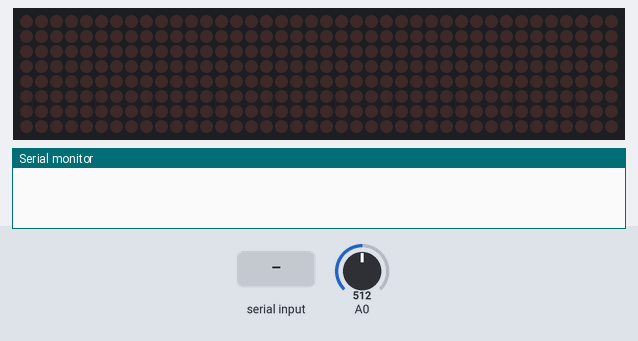
The sketch below on a simulated Arduino Uno, built with avr-gcc and run on an emulated ATmega328P. Shown: 40×8 LED matrix, the last lines printed to the serial monitor. Wiring (inferred from the names in the program): 5 × MAX7219 LED driver (orientation assumed): data pin 8; clock pin 10; CS pin 9. The inputs (shaded band) are chosen by the test bench; at power-on: A0 = 512.

Above: at 1.2 s.
1.3 s: A0 set to 122
At 2.3 s:
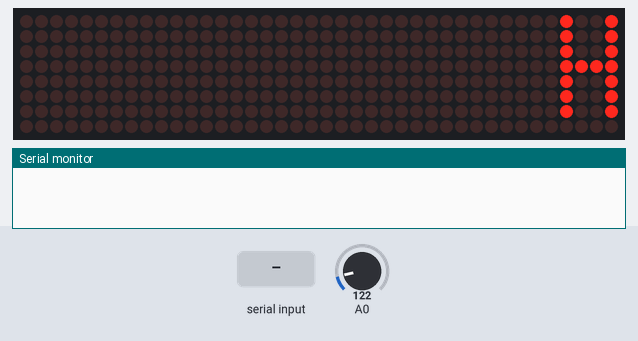
3.7 s: A0 set to 22
At 4.77 s:
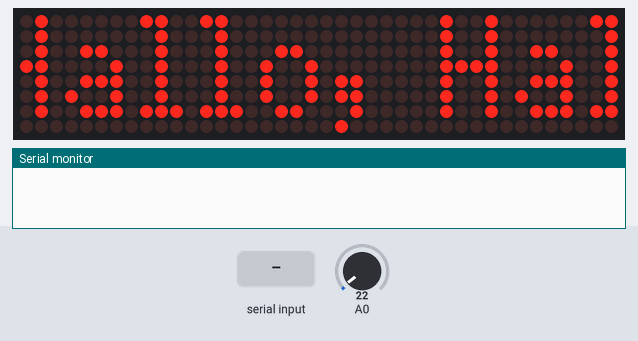
6.4 s: "0" received over Serial
At 7.88 s:
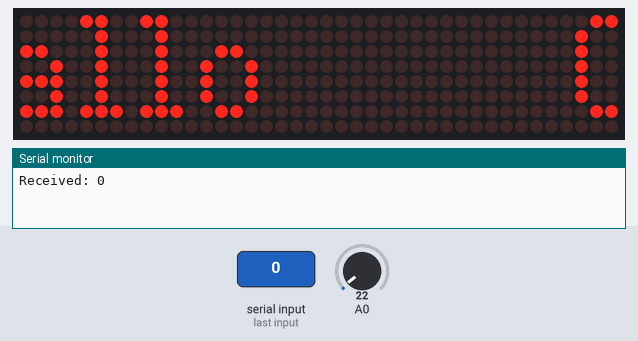
8.9 s: A0 set to 42
At 9.6 s:
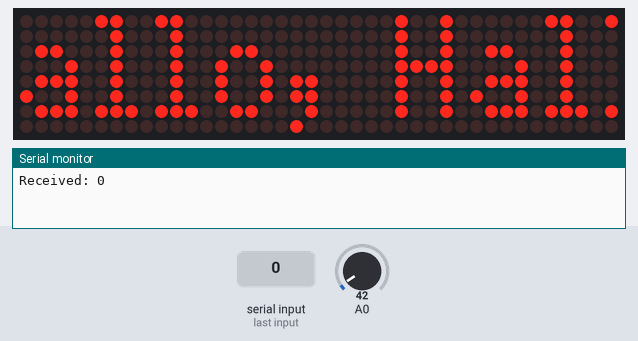
10.5 s: A0 set to 0
At 12.4 s:
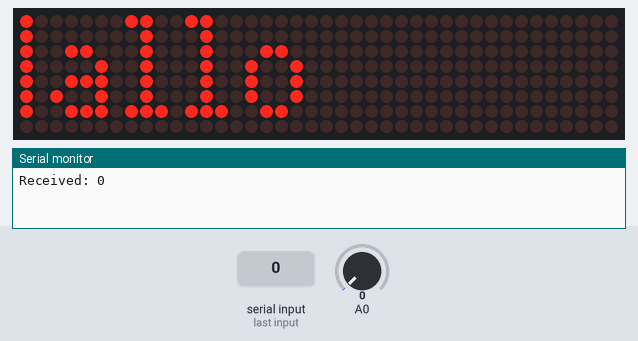
13.6 s: "1" received over Serial
At 14.8 s:
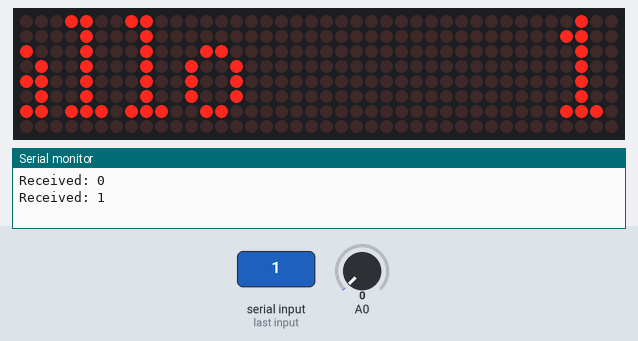
Timing chart, 0 to 16.6 s (numbered marks = the images above; inputs shaded):
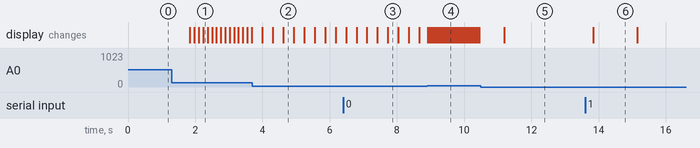

Measured:
- after the input at 6.4 s, the display: first differs from a run without the input after 1.3 s (image 3)
- after the input at 8.9 s, the display: first changes at once (image 4 shows a later state)
- after the input at 10.5 s, the display: changes after 0.69 s (image 5)
- after the input at 13.6 s, the display: changes after 0.24 s (image 6)
- what the display in image 6 shows lasts 1.4 s, from 13.8 s to 15.2 s

The sketch:

myLEDMatrix_UNO.ino
```cpp
/*
################################################################################
# File Name:             myLEDMatrix.ino
# Board:                 Arduino UNO
# Programming Language:	 Arduino IDE
#
# Objective:             Scrolling LED dot Matrix
#
# Operation:	         Scrolls a message over a nx8 LED dot matrix
#
# originated by:         Marcelo Moraes
# Date:                  July 9th, 2013
# Place:                 Sorocaba - SP - Brazil
#
# modified:             TiSpace
# Date                  October 2015
#
################################################################################
 */


//******************************************************************************
// visit this web page for further information about MaxMatrix library
// https://code.google.com/p/arudino-maxmatrix-library/
//******************************************************************************


#include "MaxMatrix.h"
#include <avr/pgmspace.h>

const PROGMEM unsigned char CH[] = {
  3, 8, B00000000, B00000000, B00000000, B00000000, B00000000, // space
  1, 8, B01011111, B00000000, B00000000, B00000000, B00000000, // !
  3, 8, B00000011, B00000000, B00000011, B00000000, B00000000, // "
  5, 8, B00010100, B00111110, B00010100, B00111110, B00010100, // #
  4, 8, B00100100, B01101010, B00101011, B00010010, B00000000, // $
  5, 8, B01100011, B00010011, B00001000, B01100100, B01100011, // %
  5, 8, B00110110, B01001001, B01010110, B00100000, B01010000, // &
  1, 8, B00000011, B00000000, B00000000, B00000000, B00000000, // '
  3, 8, B00011100, B00100010, B01000001, B00000000, B00000000, // (
  3, 8, B01000001, B00100010, B00011100, B00000000, B00000000, // )
  5, 8, B00101000, B00011000, B00001110, B00011000, B00101000, // *
  5, 8, B00001000, B00001000, B00111110, B00001000, B00001000, // +
  2, 8, B10110000, B01110000, B00000000, B00000000, B00000000, // ,
  4, 8, B00001000, B00001000, B00001000, B00001000, B00000000, // -
  2, 8, B01100000, B01100000, B00000000, B00000000, B00000000, // .
  4, 8, B01100000, B00011000, B00000110, B00000001, B00000000, // /
  4, 8, B00111110, B01000001, B01000001, B00111110, B00000000, // 0
  3, 8, B01000010, B01111111, B01000000, B00000000, B00000000, // 1
  4, 8, B01100010, B01010001, B01001001, B01000110, B00000000, // 2
  4, 8, B00100010, B01000001, B01001001, B00110110, B00000000, // 3
  4, 8, B00011000, B00010100, B00010010, B01111111, B00000000, // 4
  4, 8, B00100111, B01000101, B01000101, B00111001, B00000000, // 5
  4, 8, B00111110, B01001001, B01001001, B00110000, B00000000, // 6
  4, 8, B01100001, B00010001, B00001001, B00000111, B00000000, // 7
  4, 8, B00110110, B01001001, B01001001, B00110110, B00000000, // 8
  4, 8, B00000110, B01001001, B01001001, B00111110, B00000000, // 9
  2, 8, B01010000, B00000000, B00000000, B00000000, B00000000, // :
  2, 8, B10000000, B01010000, B00000000, B00000000, B00000000, // ;
  3, 8, B00010000, B00101000, B01000100, B00000000, B00000000, // <
  3, 8, B00010100, B00010100, B00010100, B00000000, B00000000, // =
  3, 8, B01000100, B00101000, B00010000, B00000000, B00000000, // >
  4, 8, B00000010, B01011001, B00001001, B00000110, B00000000, // ?
  5, 8, B00111110, B01001001, B01010101, B01011101, B00001110, // @
  4, 8, B01111110, B00010001, B00010001, B01111110, B00000000, // A
  4, 8, B01111111, B01001001, B01001001, B00110110, B00000000, // B
  4, 8, B00111110, B01000001, B01000001, B00100010, B00000000, // C
  4, 8, B01111111, B01000001, B01000001, B00111110, B00000000, // D
  4, 8, B01111111, B01001001, B01001001, B01000001, B00000000, // E
  4, 8, B01111111, B00001001, B00001001, B00000001, B00000000, // F
  4, 8, B00111110, B01000001, B01001001, B01111010, B00000000, // G
  4, 8, B01111111, B00001000, B00001000, B01111111, B00000000, // H
  3, 8, B01000001, B01111111, B01000001, B00000000, B00000000, // I
  4, 8, B00110000, B01000000, B01000001, B00111111, B00000000, // J
  4, 8, B01111111, B00001000, B00010100, B01100011, B00000000, // K
  4, 8, B01111111, B01000000, B01000000, B01000000, B00000000, // L
  5, 8, B01111111, B00000010, B00001100, B00000010, B01111111, // M
  5, 8, B01111111, B00000100, B00001000, B00010000, B01111111, // N
  4, 8, B00111110, B01000001, B01000001, B00111110, B00000000, // O
  4, 8, B01111111, B00001001, B00001001, B00000110, B00000000, // P
  4, 8, B00111110, B01000001, B01000001, B10111110, B00000000, // Q
  4, 8, B01111111, B00001001, B00001001, B01110110, B00000000, // R
  4, 8, B01000110, B01001001, B01001001, B00110010, B00000000, // S
  5, 8, B00000001, B00000001, B01111111, B00000001, B00000001, // T
  4, 8, B00111111, B01000000, B01000000, B00111111, B00000000, // U
  5, 8, B00001111, B00110000, B01000000, B00110000, B00001111, // V
  5, 8, B00111111, B01000000, B00111000, B01000000, B00111111, // W
  5, 8, B01100011, B00010100, B00001000, B00010100, B01100011, // X
  5, 8, B00000111, B00001000, B01110000, B00001000, B00000111, // Y
  4, 8, B01100001, B01010001, B01001001, B01000111, B00000000, // Z
  2, 8, B01111111, B01000001, B00000000, B00000000, B00000000, // [
  4, 8, B00000001, B00000110, B00011000, B01100000, B00000000, // \ backslash
  2, 8, B01000001, B01111111, B00000000, B00000000, B00000000, // ]
  3, 8, B00000010, B00000001, B00000010, B00000000, B00000000, // hat
  4, 8, B01000000, B01000000, B01000000, B01000000, B00000000, // _
  2, 8, B00000001, B00000010, B00000000, B00000000, B00000000, // `
  4, 8, B00100000, B01010100, B01010100, B01111000, B00000000, // a
  4, 8, B01111111, B01000100, B01000100, B00111000, B00000000, // b
  4, 8, B00111000, B01000100, B01000100, B00101000, B00000000, // c
  4, 8, B00111000, B01000100, B01000100, B01111111, B00000000, // d
  4, 8, B00111000, B01010100, B01010100, B00011000, B00000000, // e
  3, 8, B00000100, B01111110, B00000101, B00000000, B00000000, // f
  4, 8, B10011000, B10100100, B10100100, B01111000, B00000000, // g
  4, 8, B01111111, B00000100, B00000100, B01111000, B00000000, // h
  3, 8, B01000100, B01111101, B01000000, B00000000, B00000000, // i
  4, 8, B01000000, B10000000, B10000100, B01111101, B00000000, // j
  4, 8, B01111111, B00010000, B00101000, B01000100, B00000000, // k
  3, 8, B01000001, B01111111, B01000000, B00000000, B00000000, // l
  5, 8, B01111100, B00000100, B01111100, B00000100, B01111000, // m
  4, 8, B01111100, B00000100, B00000100, B01111000, B00000000, // n
  4, 8, B00111000, B01000100, B01000100, B00111000, B00000000, // o
  4, 8, B11111100, B00100100, B00100100, B00011000, B00000000, // p
  4, 8, B00011000, B00100100, B00100100, B11111100, B00000000, // q
  4, 8, B01111100, B00001000, B00000100, B00000100, B00000000, // r
  4, 8, B01001000, B01010100, B01010100, B00100100, B00000000, // s
  3, 8, B00000100, B00111111, B01000100, B00000000, B00000000, // t
  4, 8, B00111100, B01000000, B01000000, B01111100, B00000000, // u
  5, 8, B00011100, B00100000, B01000000, B00100000, B00011100, // v
  5, 8, B00111100, B01000000, B00111100, B01000000, B00111100, // w
  5, 8, B01000100, B00101000, B00010000, B00101000, B01000100, // x
  4, 8, B10011100, B10100000, B10100000, B01111100, B00000000, // y
  3, 8, B01100100, B01010100, B01001100, B00000000, B00000000, // z
  4, 8, B00100001, B01010100, B01010100, B01111001, B00000000, // a {
  4, 8, B00111001, B01000100, B01000100, B00111001, B00000000, // ö |
  4, 8, B00111101, B01000000, B01000000, B01111101, B00000000, // ü }
  // 3, 8, B00001000, B00110110, B01000001, B00000000, B00000000, // {
  // 1, 8, B01111111, B00000000, B00000000, B00000000, B00000000, // |
  // 3, 8, B01000001, B00110110, B00001000, B00000000, B00000000, // }
  4, 8, B00001000, B00000100, B00001000, B00000100, B00000000, // ~  ASCI 0126
};

int data = 8;    // DIN pin of MAX7219 module
int load = 9;    // CS pin of MAX7219 module
int clock = 10;  // CLK pin of MAX7219 module

int maxInUse = 5;    //change this variable to set how many MAX7219's you'll use
int UserSpeed = 100; // Speed for shifting; will be changed by using A0 reading

MaxMatrix m(data, load, clock, maxInUse); // define module

byte buffer[100];

const int DataLength = 255; //max number of accepted char via serial
char ReceivedData[DataLength]; // buffer to store char from serial stream

// active sentenses
char string1[] = " Hallo, Hall|chen und Hallo     ";
char string2[] = " Willkommen im B}ro von Timo     ";
char string3[] = " using MAX7219 IC     ";
char string4[] = " Visit my site at:     http://www.reinhardt.de.vc     ";
char string5[] = " Dies ist nur eine Spielerei und kann }berall eingesetzt werden!   ";
char string6[] = " Viel Spass noch und Gruss an das Schallarchiv          ";


// just for tests
char string7[] = " A B C D E F G H I J K L M N O P Q R S T U V X W Y Z ";
char string8[] = " a b c d e f g h i j k l m n o p q r s t u v x w y z ";
char string9[] = " 1 2 3 4 5 6 7 8 9 0 - = ";
char string10[] = " ! @ # $ % ¨ & * ( ) _ + ";
char string11[] = " ' , . ; ~ ] ´ [ | < > : ^ } ` { / ?  ";


void setup() {
  m.init(); // module initialize
  m.setIntensity(4); // dot matix intensity 0-15
  Serial.begin(9600); // serial communication initialize
}

void loop() {
  int i = 0;
  if (Serial.available()) {             // Serial data available
    while (Serial.available()) {
      ReceivedData[i++] = Serial.read(); // read data
      delay(2); // wait between two char
    }
    Serial.print("Received: ");         // print received data
    Serial.println(ReceivedData);
  }

  if (i > 0)                            // if data are received, output them on the LED Matrix
  {
    printStringWithShift(ReceivedData, 50);
    ClearArray();                        // clear the Rx-buffer
  }
  else
  {

    printStringWithShift(string1, 50);  // print the active sentences otherwise
    /*
     *  printStringWithShift(string2, 50);
     *  printStringWithShift(string3, 50);
     *  printStringWithShift(string4, 100);
     *  printStringWithShift(string5, 100);
     *  printStringWithShift(string6, 100);
     */
  }


  // print sentences just for tests
  //printStringWithShift(string7, 100);
  //printStringWithShift(string8, 100);
  //printStringWithShift(string9, 100);
  //printStringWithShift(string10, 100);
  //printStringWithShift(string11, 100);
}

void printCharWithShift(char c, int shift_speed) {
  if (c < 32) return;
  c -= 32;
  memcpy_P(buffer, CH + 7 * c, 7);
  // m.writeSprite(32, 0, buffer); bug edit https://code.google.com/p/arudino-maxmatrix-library/issues/detail?id=3
  // m.setColumn(32 + buffer[0], 0);
  m.writeSprite(maxInUse * 8, 0, buffer);
  m.setColumn(maxInUse * 8 + buffer[0], 0);

  for (int i = 0; i < buffer[0] + 1; i++)
  {
    UserSpeed = analogRead(0);  // read value on A0 and set new delay accordingly - of course the shift_speed is needles in this case
    delay(UserSpeed);
    // delay(shift_speed);
    m.shiftLeft(false, false);
  }
}

void printStringWithShift(char* s, int shift_speed) {
  while (*s != 0) {
    printCharWithShift(*s, shift_speed);
    s++;
  }
}
void ClearArray() // clear array
{
  for (int x = 0; x < DataLength; x++)
  {
    ReceivedData[x] = NULL;
  }
}
```

MaxMatrix.cpp
```cpp
// (licence header left out)
#include "Arduino.h"
#include "MaxMatrix.h"

MaxMatrix::MaxMatrix(byte _data, byte _load, byte _clock, byte _num)
{
	data = _data;
	load = _load;
	clock = _clock;
	num = _num;
	for (int i=0; i<80; i++)
		buffer[i] = 0;
}

void MaxMatrix::init()
{
	pinMode(data,  OUTPUT);
	pinMode(clock, OUTPUT);
	pinMode(load,  OUTPUT);
	digitalWrite(clock, HIGH);

	setCommand(max7219_reg_scanLimit, 0x07);
	setCommand(max7219_reg_decodeMode, 0x00);  // using an led matrix (not digits)
	setCommand(max7219_reg_shutdown, 0x01);    // not in shutdown mode
	setCommand(max7219_reg_displayTest, 0x00); // no display test

	// empty registers, turn all LEDs off
	clear();

	setIntensity(0x0f);    // the first 0x0f is the value you can set
}

void MaxMatrix::setIntensity(byte intensity)
{
	setCommand(max7219_reg_intensity, intensity);
}

void MaxMatrix::clear()
{
	for (int i=0; i<8; i++)
		setColumnAll(i,0);

	for (int i=0; i<80; i++)
		buffer[i] = 0;
}

void MaxMatrix::setCommand(byte command, byte value)
{
	digitalWrite(load, LOW);
	for (int i=0; i<num; i++)
	{
		shiftOut(data, clock, MSBFIRST, command);
		shiftOut(data, clock, MSBFIRST, value);
	}
	digitalWrite(load, LOW);
	digitalWrite(load, HIGH);
}


void MaxMatrix::setColumn(byte col, byte value)
{
	int n = col / 8;
	int c = col % 8;
	digitalWrite(load, LOW);
	for (int i=0; i<num; i++)
	{
		if (i == n)
		{
			shiftOut(data, clock, MSBFIRST, c + 1);
			shiftOut(data, clock, MSBFIRST, value);
		}
		else
		{
			shiftOut(data, clock, MSBFIRST, 0);
			shiftOut(data, clock, MSBFIRST, 0);
		}
	}
	digitalWrite(load, LOW);
	digitalWrite(load, HIGH);

	buffer[col] = value;
}

void MaxMatrix::setColumnAll(byte col, byte value)
{
	digitalWrite(load, LOW);
	for (int i=0; i<num; i++)
	{
		shiftOut(data, clock, MSBFIRST, col + 1);
		shiftOut(data, clock, MSBFIRST, value);
		buffer[col * i] = value;
	}
	digitalWrite(load, LOW);
	digitalWrite(load, HIGH);
}

void MaxMatrix::setDot(byte col, byte row, byte value)
{
    bitWrite(buffer[col], row, value);

	int n = col / 8;
	int c = col % 8;
	digitalWrite(load, LOW);
	for (int i=0; i<num; i++)
	{
		if (i == n)
		{
			shiftOut(data, clock, MSBFIRST, c + 1);
			shiftOut(data, clock, MSBFIRST, buffer[col]);
		}
		else
		{
			shiftOut(data, clock, MSBFIRST, 0);
			shiftOut(data, clock, MSBFIRST, 0);
		}
	}
	digitalWrite(load, LOW);
	digitalWrite(load, HIGH);
}

void MaxMatrix::writeSprite(int x, int y, const byte* sprite)
{
	int w = sprite[0];
	int h = sprite[1];

	if (h == 8 && y == 0)
		for (int i=0; i<w; i++)
		{
			int c = x + i;
			if (c>=0 && c<80)
				setColumn(c, sprite[i+2]);
		}
	else
		for (int i=0; i<w; i++)
			for (int j=0; j<h; j++)
			{
				int c = x + i;
				int r = y + j;
				if (c>=0 && c<80 && r>=0 && r<8)
					setDot(c, r, bitRead(sprite[i+2], j));
			}
}

void MaxMatrix::reload()
{
	for (int i=0; i<8; i++)
	{
		int col = i;
		digitalWrite(load, LOW);
		for (int j=0; j<num; j++)
		{
			shiftOut(data, clock, MSBFIRST, i + 1);
			shiftOut(data, clock, MSBFIRST, buffer[col]);
			col += 8;
		}
		digitalWrite(load, LOW);
		digitalWrite(load, HIGH);
	}
}

void MaxMatrix::shiftLeft(bool rotate, bool fill_zero)
{
	byte old = buffer[0];
	int i;
	for (i=0; i<80; i++)
		buffer[i] = buffer[i+1];
	if (rotate) buffer[num*8-1] = old;
	else if (fill_zero) buffer[num*8-1] = 0;

	reload();
}

void MaxMatrix::shiftRight(bool rotate, bool fill_zero)
{
	int last = num*8-1;
	byte old = buffer[last];
	int i;
	for (i=79; i>0; i--)
		buffer[i] = buffer[i-1];
	if (rotate) buffer[0] = old;
	else if (fill_zero) buffer[0] = 0;

	reload();
}

void MaxMatrix::shiftUp(bool rotate)
{
	for (int i=0; i<num*8; i++)
	{
		bool b = buffer[i] & 1;
		buffer[i] >>= 1;
		if (rotate) bitWrite(buffer[i], 7, b);
	}
	reload();
}

void MaxMatrix::shiftDown(bool rotate)
{
	for (int i=0; i<num*8; i++)
	{
		bool b = buffer[i] & 128;
		buffer[i] <<= 1;
		if (rotate) bitWrite(buffer[i], 0, b);
	}
	reload();
}
```

MaxMatrix.h
```cpp
// (licence header left out)
#ifndef _MaxMatrix_H_
#define _MaxMatrix_H_

#include "Arduino.h"

#define max7219_reg_noop        0x00
#define max7219_reg_digit0      0x01
#define max7219_reg_digit1      0x02
#define max7219_reg_digit2      0x03
#define max7219_reg_digit3      0x04
#define max7219_reg_digit4      0x05
#define max7219_reg_digit5      0x06
#define max7219_reg_digit6      0x07
#define max7219_reg_digit7      0x08
#define max7219_reg_decodeMode  0x09
#define max7219_reg_intensity   0x0a
#define max7219_reg_scanLimit   0x0b
#define max7219_reg_shutdown    0x0c
#define max7219_reg_displayTest 0x0f

class MaxMatrix
{
  private:
    byte data;
    byte load;
    byte clock;
    byte num;
    byte buffer[80];

    void reload();

  public:
    MaxMatrix(byte data, byte load, byte clock, byte num);

    void init();
    void clear();
    void setCommand(byte command, byte value);
    void setIntensity(byte intensity);
    void setColumn(byte col, byte value);
    void setColumnAll(byte col, byte value);
    void setDot(byte col, byte row, byte value);
    void writeSprite(int x, int y, const byte* sprite);

    void shiftLeft(bool rotate = false, bool fill_zero = true);
    void shiftRight(bool rotate = false, bool fill_zero = true);
    void shiftUp(bool rotate = false);
    void shiftDown(bool rotate = false);
};

#endif
```
